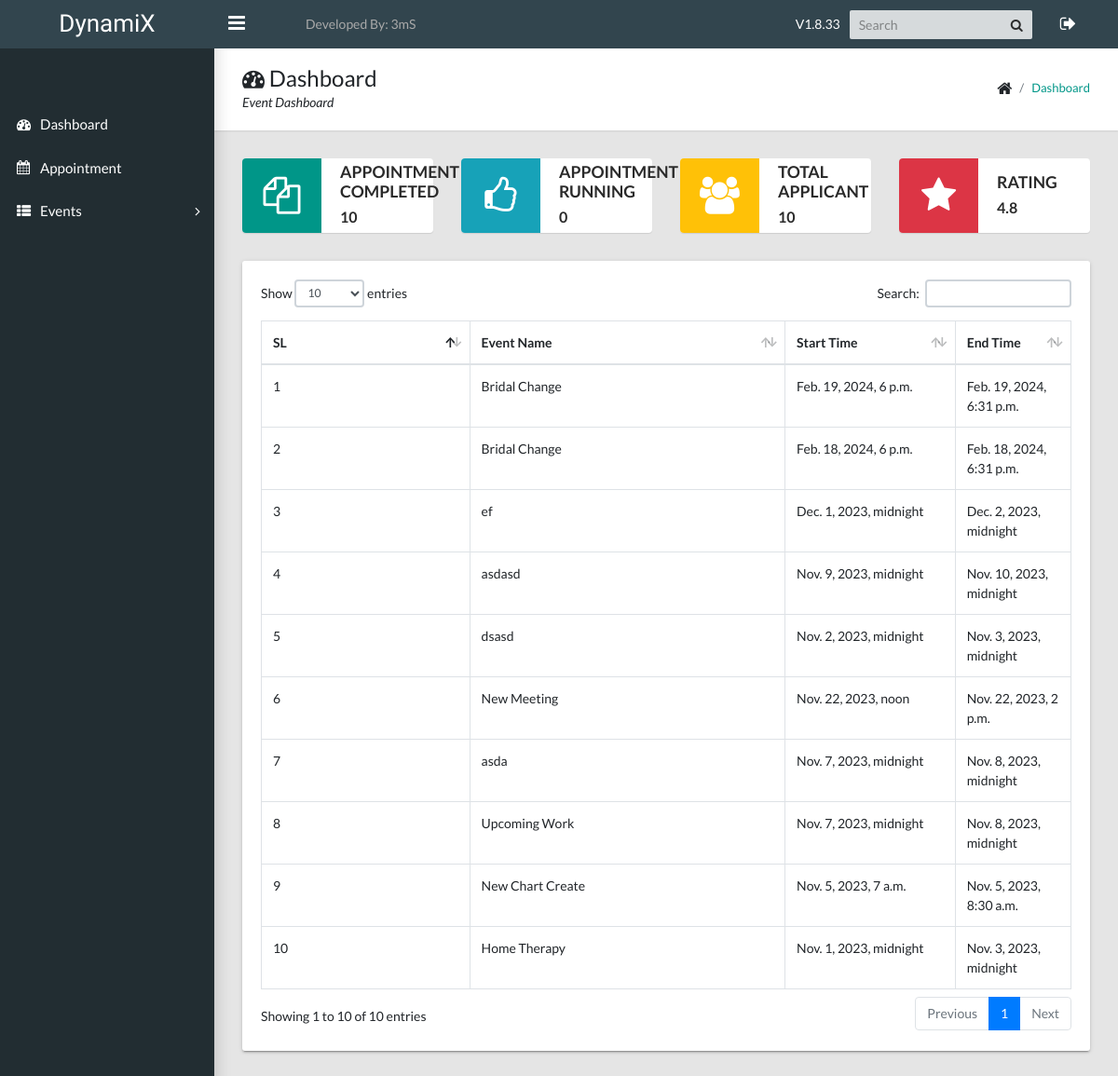
Screenshot of / (signed in) with the database file from the repository.
### calendarapp/models/event.py (models this page shows, shortened)
class Event(EventAbstract):
    user = models.ForeignKey(User, on_delete=models.CASCADE, related_name="events")
    title = models.CharField(max_length=200)
    description = models.TextField()
    start_time = models.DateTimeField()
    end_time = models.DateTimeField()
    objects = EventManager()

### eventcalendar/views.py (the view)
# urls.py: path("", DashboardView.as_view(), name="dashboard"),
class DashboardView(LoginRequiredMixin, View):
    login_url = "accounts:signin"
    template_name = "calendarapp/dashboard.html"
    def get(self, request, *args, **kwargs):
        events = Event.objects.get_all_events(user=request.user)
        running_events = Event.objects.get_running_events(user=request.user)
        latest_events = Event.objects.filter(user=request.user).order_by("-id")[:10]
        context = {
            "total_event": events.count(),
            "running_events": running_events,
            "latest_events": latest_events,
        }
        return render(request, self.template_name, context)

### calendarapp/models/event.py (called while the page is built)
    def get_all_events(self, user):
        events = Event.objects.filter(user=user, is_active=True, is_deleted=False)
        return events

    def get_running_events(self, user):
        running_events = Event.objects.filter(
            user=user,
            is_active=True,
            is_deleted=False,
            end_time__gte=datetime.now().date(),
        ).order_by("start_time")
        return running_events

### templates/calendarapp/dashboard.html (shortened to what this page needs)
{% extends 'base/base.html' %}
{% load static %}
{% block breadcrumb %}
    <div>
        <h1><i class="fa fa-dashboard"></i> Dashboard</h1>
        <p>Event Dashboard</p>
    </div>
    <ul class="app-breadcrumb breadcrumb">
        <li class="breadcrumb-item"><i class="fa fa-home fa-lg"></i></li>
        <li class="breadcrumb-item"><a href="#">Dashboard</a></li>
    </ul>
{% endblock breadcrumb %}
{% block content %}
<div class="row">
    <div class="col-md-6 col-lg-3">
        <div class="widget-small primary coloured-icon">
            <i class="icon fa fa-files-o fa-3x"></i>
            <div class="info">
                <h4><b>Appointment Completed </b></h4>
                <p><b>{{ total_event }}</b></p>
            </div>
        </div>
    </div>
    <div class="col-md-6 col-lg-3">
        <div class="widget-small info coloured-icon">
            <i class="icon fa fa-thumbs-o-up fa-3x"></i>
            <div class="info">
                <h4><b>Appointment Running</b> </h4>
                <p><b>{{ running_events.count }}</b></p>
            </div>
        </div>
    </div>
    <div class="col-md-6 col-lg-3">
        <div class="widget-small warning coloured-icon">
            <i class="icon fa fa-users fa-3x"></i>
            <div class="info">
                <h4><b>Total Applicant</b></h4>
                <p><b>10</b></p>
            </div>
        </div>
    </div>
    <div class="col-md-6 col-lg-3">
        <div class="widget-small danger coloured-icon">
            <i class="icon fa fa-star fa-3x"></i>
            <div class="info">
                <h4><b>Rating</b></h4>
                <p><b>4.8</b></p>
            </div>
        </div>
    </div>
    <div class="col-md-12">
        <div class="tile">
            <div class="tile-body">
                <div class="table-responsive">
                    <div id="sampleTable_wrapper" class="dataTables_wrapper container-fluid dt-bootstrap4 no-footer">
                        <div class="row">
                            <div class="col-sm-12">
                                <table class="table table-hover table-bordered dataTable no-footer" id="sampleTable" role="grid" aria-describedby="sampleTable_info">
                                    <thead>
                                        <tr role="row">
                                            <th class="sorting_asc" tabindex="0" aria-controls="sampleTable" rowspan="1" colspan="1" aria-sort="ascending" aria-label="Name: activate to sort column descending" style="width: 261.641px;">SL</th>
                                            <th class="sorting" tabindex="0" aria-controls="sampleTable" rowspan="1" colspan="1" aria-label="Position: activate to sort column ascending" style="width: 417.312px;">Event Name</th>
                                            <th class="sorting" tabindex="0" aria-controls="sampleTable" rowspan="1" colspan="1" aria-label="Office: activate to sort column ascending" style="width: 189.281px;">Start Time</th>
                                            <th class="sorting" tabindex="0" aria-controls="sampleTable" rowspan="1" colspan="1" aria-label="Age: activate to sort column ascending" style="width: 102.141px;">End Time</th>
                                        </tr>
                                    </thead>
                                    <tbody>
                                        {% for event in latest_events %}
                                            <tr role="row" class="odd">
                                                <td class="sorting_1">{{ forloop.counter }}</td>
                                                <td>{{ event.title }}</td>
                                                <td>{{ event.start_time }}</td>
                                                <td>{{ event.end_time }}</td>
                                            </tr>
                                        {% endfor %}
                                    </tbody>
                                </table>
                            </div>
                        </div>
                    </div>
                </div>
            </div>
        </div>
    </div>
</div>
{% endblock content %}

### rows the page displays
Event: title "Bridal Change", start_time "Feb. 19, 2024, 6 p.m.", end_time "Feb. 19, 2024, 6:31 p.m."
Event: title "Bridal Change", start_time "Feb. 18, 2024, 6 p.m.", end_time "Feb. 18, 2024, 6:31 p.m."
Event: title "ef", start_time "Dec. 1, 2023, midnight", end_time "Dec. 2, 2023, midnight"
Event: title "asdasd", start_time "Nov. 9, 2023, midnight", end_time "Nov. 10, 2023, midnight"
Event: title "dsasd", start_time "Nov. 2, 2023, midnight", end_time "Nov. 3, 2023, midnight"
Event: title "New Meeting", start_time "Nov. 22, 2023, noon", end_time "Nov. 22, 2023, 2 p.m."
Event: title "asda", start_time "Nov. 7, 2023, midnight", end_time "Nov. 8, 2023, midnight"
Event: title "Upcoming Work", start_time "Nov. 7, 2023, midnight", end_time "Nov. 8, 2023, midnight"
Event: title "New Chart Create", start_time "Nov. 5, 2023, 7 a.m.", end_time "Nov. 5, 2023, 8:30 a.m."
Event: title "Home Therapy", start_time "Nov. 1, 2023, midnight", end_time "Nov. 3, 2023, midnight"

### other values shown
{{ total_event }} "10"
{{ running_events.count }} "0"
